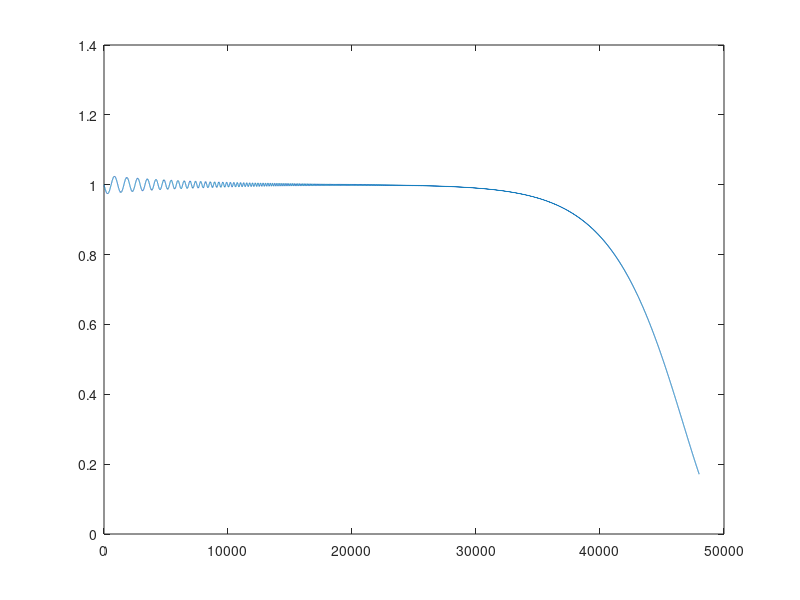

Reproduce this figure in MATLAB.
% teager-kaiser energy operator
	
	N = 48000;
fs = 48000;

% sweep
	min_hz = 20;
max_hz = 16000;
hzs = logspace(log10(min_hz),log10(max_hz),N);
dangles = 2*pi*hzs/fs;
x = sin(cumsum(dangles));

orig_spec = abs(fft(x));
psi = x(2:end-1).^2 - x(1:end-2).*x(3:end);
plot(psi./((2*pi*hzs(2:end-1)/fs).^2));
